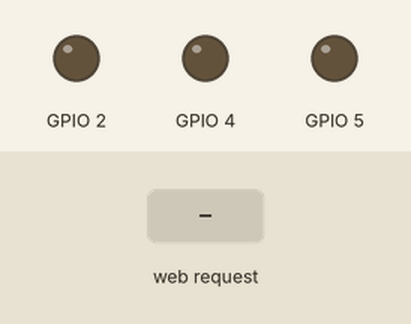
This sketch was run on a simulated ESP8266 (NodeMCU). Parts: output pins drawn as LEDs (lit = HIGH). The test bench sets the inputs (shaded band). WiFi joins after 1.5 s; servers stay silent unless stated; what the sketch prints to the serial monitor is not drawn.

Above: at 2.7 s.
2.8 s: HTTP request GET /?LED1=ON received
At 4.7 s:
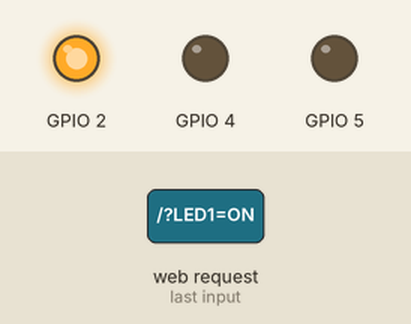
5.3 s: HTTP request GET /?LED2=ON received
At 6.7 s:
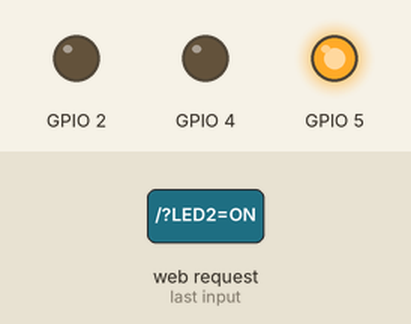
7.8 s: HTTP request GET /?LED3=ON received
At 9.8 s:
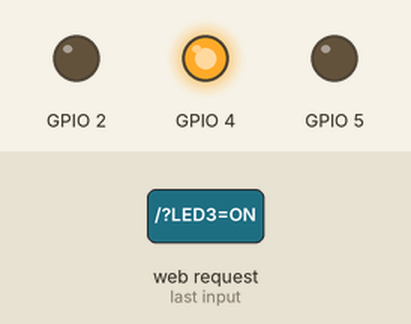
10.3 s: HTTP request GET /?LED4=ON received
At 11.7 s:
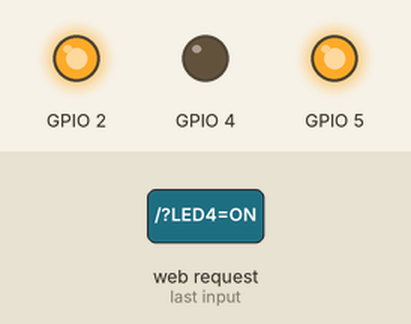
12.8 s: HTTP request GET /?LED5=ON received
At 14.8 s:
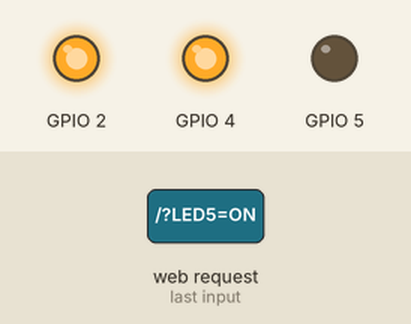
15.3 s: HTTP request GET /?LED6=ON received
At 16.7 s:
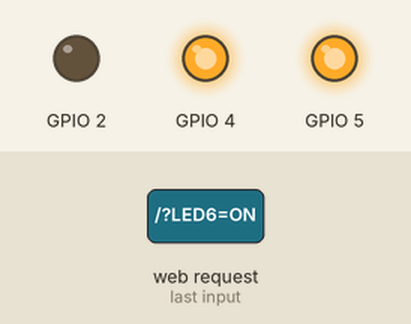
Timing chart, 0 to 18.3 s (numbered marks = the images above; inputs shaded):
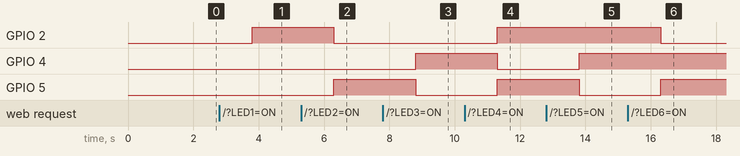

The sketch:

RGB.ino
```cpp
//Comunicación wifi y ESP8266 como servidor web

//Control de un LED en puerto digital GPI02 del ESP12 desde un navegador web.

#include <ESP8266WiFi.h> // Archivo de cabecera del modumo wifi del ESP8266

const char* ssid = "HOME-14C2"; // Nombre de la red
const char* password = "AABFFC15EF2B3366"; //Pasword


WiFiServer server(80); //Crea un servidor que escucha las conexiones entrantes en el puerto especificado.

void setup() {
  Serial.begin(9600);
  delay(10);

  //Configuración  del GPIO2
  pinMode(2, OUTPUT);
  digitalWrite(2,LOW);
  pinMode(5, OUTPUT);
  digitalWrite(5,LOW);
  pinMode(4, OUTPUT);
  digitalWrite(4,LOW);
//analogWrite(2,255); //ROJO
//analogWrite(4,204); //VERDE
//analogWrite(5X,255); // AZUL
  Serial.println();
  Serial.println();
  Serial.print("Conectandose a red : ");
  Serial.println(ssid);

  WiFi.begin(ssid, password); //Conexión a la red

  while (WiFi.status() != WL_CONNECTED)
  {
    delay(500);
    Serial.print(".");
  }
  Serial.println("");
  Serial.println("WiFi conectado");


  server.begin(); //Iniciamos el servidor
  Serial.println("Servidor Iniciado");


  Serial.println("Ingrese desde un navegador web usando la siguiente IP:");
  Serial.println(WiFi.localIP()); //Obtenemos la IP
}

void loop() {

  WiFiClient client = server.available();
  if (client) //Si hay un cliente presente
  {
    Serial.println("Nuevo Cliente");

    //esperamos hasta que hayan datos disponibles
    while(!client.available()&&client.connected())
    {
    delay(1);
    }

    // Leemos la primera línea de la petición del cliente.
    String linea1 = client.readStringUntil('r');
    Serial.println(linea1);

    if (linea1.indexOf("LED1=ON")>0) //Red
    {
      digitalWrite(2,255);
      digitalWrite(5,0);
      digitalWrite(4,0);
    }
    if (linea1.indexOf("LED2=ON")>0)//Green
    {
      digitalWrite(2,0);
      digitalWrite(5,204);
      digitalWrite(4,0);
    }
    if (linea1.indexOf("LED3=ON")>0)//Blue
    {
      digitalWrite(2,0);
      digitalWrite(5,0);
      digitalWrite(4,255);
    }
    if (linea1.indexOf("LED4=ON")>0)//Magenta
    {
      digitalWrite(2,255);
      digitalWrite(5,255);
      digitalWrite(4,0);
    }
     if (linea1.indexOf("LED5=ON")>0)//PURPLE
    {
      digitalWrite(2,255);
      digitalWrite(5,0);
      digitalWrite(4,255);
    }
     if (linea1.indexOf("LED6=ON")>0)//Cyan
    {
      digitalWrite(2,0);
      digitalWrite(5,204);
      digitalWrite(4,255);
    }
    if (linea1.indexOf("LED=OFF")>0)//Buscamos un LED=OFF en la 1°Linea
    {
      digitalWrite(2,0);
      digitalWrite(5,0);
      digitalWrite(4,0);
    }

    client.flush();

    Serial.println("Enviando respuesta...");
    //Encabesado http
    client.println("HTTP/1.1 200 OK");
    client.println("Content-Type: text/html");
    client.println("Connection: close");// La conexión se cierra después de finalizar de la respuesta
    client.println();
    //Pagina html  para en el navegador
    client.println("<!DOCTYPE HTML>");
    client.println("<html>");
    client.println("<head>");
    client.println("<meta charset='utf-8'>");
    client.println("<link rel='stylesheet' href='estilos.css'>");
    client.println("<title>RGB</title>");
    client.println("</head>");
    client.println("<body bgcolor=#55DAB1>");
    client.println("<h1 align='center'>Botones RGB</h1>");
    client.println("<div style='text-align:center;'>");
    client.println("<br />");
    client.println("<button style='border: 3px solid #000; border-radius: 50%;width: 100px;height: 100px; box-shadow: 2px 2px 2px #000;background: rgb(197, 8, 2);' onClick=location.href='./?LED1=ON'></button>");
    client.println("<button style='border: 3px solid #000; border-radius: 50%;width: 100px;height: 100px; box-shadow: 2px 2px 2px #000;background: rgb(14, 102, 3);' onClick=location.href='./?LED2=ON'></button>");
    client.println("<button style='border: 3px solid #000; border-radius: 50%;width: 100px;height: 100px; box-shadow: 2px 2px 2px #000;background: rgb(4, 48, 243);' onClick=location.href='./?LED3=ON'></button>");
    client.println("<br />");
    client.println("<br />");
    client.println("<button style='border: 3px solid #000; border-radius: 50%;width: 100px;height: 100px; box-shadow: 2px 2px 2px #000;background: rgb(176, 245, 16);' onClick=location.href='./?LED4=ON'></button>");
    client.println("<button style='border: 3px solid #000; border-radius: 50%;width: 100px;height: 100px; box-shadow: 2px 2px 2px #000;background: rgb(116, 5, 219);' onClick=location.href='./?LED5=ON'></button>");
    client.println("<button style='border: 3px solid #000; border-radius: 50%;width: 100px;height: 100px; box-shadow: 2px 2px 2px #000;background: rgb(5, 219, 208);' onClick=location.href='./?LED6=ON'></button>");
    client.println("<br />");
    client.println("<br />");
    client.println("<button style='border: 3px solid #000; border-radius: 20%;width: 100px;height: 100px; box-shadow: 2px 2px 2px #000;background: rgb(243, 241, 241);' onClick=location.href='./?LED=OFF'>LED OFF</button>");
    client.println("<br />");
    client.println("</div>");
    client.println("</body>");
    client.println("</html>");

    delay(1);
    Serial.println("respuesta enviada");
    Serial.println();

  }
}
```

Measured:
- after the input at 2.8 s, GPIO 2: LOW → HIGH after 1.0 s
- after the input at 5.3 s, GPIO 2: HIGH → LOW after 1.0 s; GPIO 5: LOW → HIGH after 1.0 s
- after the input at 7.8 s, GPIO 4: LOW → HIGH after 1.0 s; GPIO 5: HIGH → LOW after 1.0 s
- after the input at 10.3 s, GPIO 2, GPIO 5: LOW → HIGH after 1.0 s; GPIO 4: HIGH → LOW after 1.0 s
- after the input at 12.8 s, GPIO 4: LOW → HIGH after 1.0 s; GPIO 5: HIGH → LOW after 1.0 s
- after the input at 15.3 s, GPIO 2: HIGH → LOW after 1.0 s; GPIO 5: LOW → HIGH after 1.0 s
